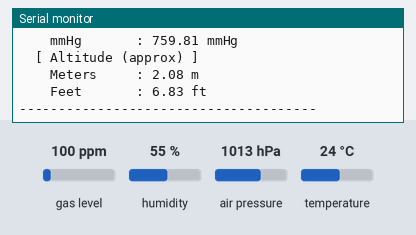
A sketch run on a simulated ESP32. Shown: the last lines printed to the serial monitor. Inputs (shaded band) come from the test bench; at power-on: air pressure 1013 hPa, temperature 24 °C, gas level 100 ppm, humidity 55 %.

Above: at 4.2 s.
4.3 s: air pressure set to 952 hPa
At 5.7 s:
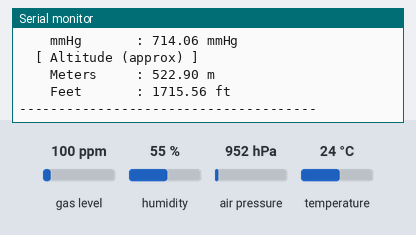
5.8 s: temperature set to 12 °C
7.3 s: air pressure set to 975 hPa
At 8.0 s:
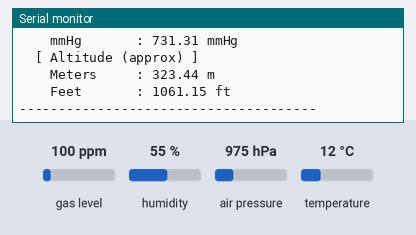
Timing chart, 0 to 10.3 s (numbered marks = the images above; inputs shaded):
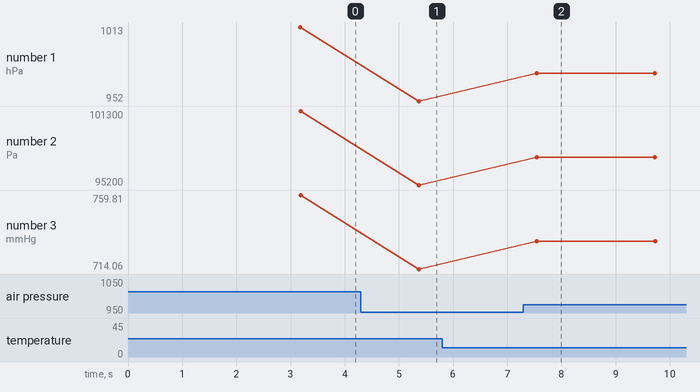

The sketch:

BMP390_Test.ino
```cpp
/*
 * BMP390 Barometric Pressure Sensor Test - ESP32 Dev V1
 * =======================================================
 * Reads and prints all available sensor values:
 *   - Temperature    (°C & °F)
 *   - Pressure       (hPa & Pa & mmHg)
 *   - Altitude       (meters & feet, approximate)
 *
 * Wiring (ESP32 Dev V1 - I2C):
 *   BMP390 VCC  --> 3.3V
 *   BMP390 GND  --> GND
 *   BMP390 SDA  --> GPIO 21
 *   BMP390 SCL  --> GPIO 22
 *   BMP390 SDO  --> GND  (sets I2C address to 0x76)
 *              OR
 *   BMP390 SDO  --> 3.3V (sets I2C address to 0x77)
 *
 * Library: Adafruit BMP3XX Library
 *          Adafruit Unified Sensor
 */

#include <Wire.h>
#include <Adafruit_Sensor.h>
#include "Adafruit_BMP3XX.h"

// --- Pin Definitions (ESP32 Dev V1 default I2C) ---
#define SDA_PIN 21
#define SCL_PIN 22

// --- I2C Address ---
// 0x77 if SDO pin is HIGH (or floating)
// 0x76 if SDO pin is LOW (connected to GND)
#define BMP390_I2C_ADDR 0x77

// Sea level pressure for altitude calculation (hPa)
// Adjust to your local sea-level pressure for accurate altitude
#define SEA_LEVEL_PRESSURE_HPA 1013.25

Adafruit_BMP3XX bmp;

// Tracks the number of successful readings
unsigned long readingCount = 0;

void setup() {
  Serial.begin(115200);
  delay(1000); // Allow serial monitor to connect

  Serial.println("=========================================");
  Serial.println("  BMP390 Sensor Test - ESP32 Dev V1     ");
  Serial.println("=========================================");

  // Initialize I2C with ESP32 pins
  Wire.begin(SDA_PIN, SCL_PIN);

  // Initialize BMP390
  // Try primary address; if it fails try the alternate
  if (!bmp.begin_I2C(BMP390_I2C_ADDR)) {
    Serial.print("[INFO] Not found at 0x");
    Serial.print(BMP390_I2C_ADDR, HEX);
    Serial.println(". Trying alternate address 0x76...");

    if (!bmp.begin_I2C(0x76)) {
      Serial.println("[ERROR] Could not find a valid BMP390 sensor!");
      Serial.println("Check wiring:");
      Serial.println("  VCC  -> 3.3V");
      Serial.println("  GND  -> GND");
      Serial.println("  SDA  -> GPIO 21");
      Serial.println("  SCL  -> GPIO 22");
      Serial.println("  SDO  -> GND (addr 0x76) or 3.3V (addr 0x77)");
      Serial.println("Halting...");
      while (1) {
        delay(1000);
      }
    }
    Serial.println("[OK] BMP390 found at address 0x76");
  } else {
    Serial.println("[OK] BMP390 found at address 0x77");
  }

  // --- Sensor configuration (high precision mode) ---
  bmp.setTemperatureOversampling(BMP3_OVERSAMPLING_8X);
  bmp.setPressureOversampling(BMP3_OVERSAMPLING_4X);
  bmp.setIIRFilterCoeff(BMP3_IIR_FILTER_COEFF_3);
  bmp.setOutputDataRate(BMP3_ODR_50_HZ);

  Serial.println("Sensor configuration applied (High Precision Mode).");
  Serial.println("Starting readings in 2 seconds...");
  Serial.println("-----------------------------------------");
  delay(2000);
}

void loop() {
  // Trigger a measurement
  if (!bmp.performReading()) {
    Serial.println("[WARNING] Failed to perform reading. Retrying...");
    delay(2000);
    return;
  }

  readingCount++;

  // --- Derived values ---
  float tempF      = (bmp.temperature * 9.0 / 5.0) + 32.0;
  float pressHpa   = bmp.pressure / 100.0;
  float pressMmhg  = pressHpa * 0.750062;           // hPa to mmHg
  float altMeters  = bmp.readAltitude(SEA_LEVEL_PRESSURE_HPA);
  float altFeet    = altMeters * 3.28084;

  // --- Print all readings ---
  Serial.println("========== BMP390 Readings ==========");
  Serial.print("  Reading #      : ");
  Serial.println(readingCount);

  Serial.println();
  Serial.println("  [ Temperature ]");
  Serial.print("    Celsius    : ");
  Serial.print(bmp.temperature, 2);
  Serial.println(" °C");
  Serial.print("    Fahrenheit : ");
  Serial.print(tempF, 2);
  Serial.println(" °F");

  Serial.println();
  Serial.println("  [ Pressure ]");
  Serial.print("    hPa        : ");
  Serial.print(pressHpa, 4);
  Serial.println(" hPa");
  Serial.print("    Pa         : ");
  Serial.print(bmp.pressure, 2);
  Serial.println(" Pa");
  Serial.print("    mmHg       : ");
  Serial.print(pressMmhg, 2);
  Serial.println(" mmHg");

  Serial.println();
  Serial.println("  [ Altitude (approx) ]");
  Serial.print("    Meters     : ");
  Serial.print(altMeters, 2);
  Serial.println(" m");
  Serial.print("    Feet       : ");
  Serial.print(altFeet, 2);
  Serial.println(" ft");

  Serial.println("--------------------------------------");
  Serial.println();

  delay(2000); // Wait 2 seconds before next reading
}
```

Measured:
- after the input at 4.3 s, the serial monitor: prints a new line after 1.1 s (image 1)
- after the input at 7.3 s, the serial monitor: prints a new line after 0.24 s (image 2)
- plotted number 1: 1013 → 952 after the input at 4.3 s, 952 → 975 after the input at 7.3 s
- plotted number 2: 101300 → 95200 after the input at 4.3 s, 95200 → 97500 after the input at 7.3 s
- plotted number 3: 759.81 → 714.06 after the input at 4.3 s, 714.06 → 731.31 after the input at 7.3 s
